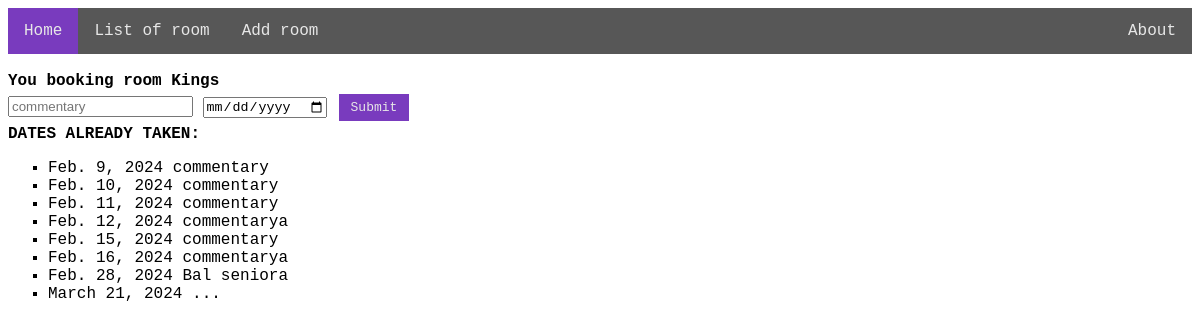
Page /room/reserve/1 on the committed database.
### RoomManager/models.py (models this page shows)
class Room(models.Model):
    room_name = models.CharField(max_length=255, unique=True)
    room_capacity = models.IntegerField()
    projector = models.BooleanField(default=False)

class RoomManager(models.Model):
    date = models.DateField()
    room_id = models.ForeignKey(Room, on_delete=models.CASCADE)
    commentary = models.TextField(blank=True)
    class Meta:
        unique_together = ('room_id', 'date')
        ordering = ('date',)

### RoomManager/views.py (the view, shortened to what this page needs)
# urls.py: path('room/reserve/<int:id>', views.RoomReserve.as_view(), name='RoomReserve'),
class RoomReserve(View):
    def get(self, request, id):
        room = Room.objects.get(id=id)
        today = date.today()
        return render(request, 'room_reserve.html', {'room': room, 'today': today})

### templates/room_reserve.html (shortened to what this page needs)
{% extends 'home.html' %}
{% block content %}
    {% load static %}
    <link rel="stylesheet" type="text/css" href="{% static 'css/main.css' %}">
    <form method="POST">
        <br>
        <strong>You booking room {{ room.room_name }}</strong>
        <br>
        <input type="text" name="commentary" value="" placeholder="commentary">
        <input type="date" name="date" value="today" min="{{ today }}">
        <input class="bnt" type="submit">
        <br>
        <strong>DATES ALREADY TAKEN:</strong>
        <ul>
            {% for room in room.roommanager_set.all %}
                <li>{{ room.date }} {{ room.commentary }}</li>
            {% endfor %}
        </ul>
    </form>
{% endblock %}

### RoomManager/static/css/main.css (style rules this page uses)
.bnt { background-color: #793bbe; border: none; color: #e7e7e7; padding: 6px 12px; text-decoraation: none; margin: 4px 2px; cursor: pointer; font-family: Monospaced, monospace; font-size: small; }
ul { font-family: Monospaced, monospace; list-style-type: square; }

### rows in the picture
Room: room_name "Kings"
RoomManager: date "Feb. 9, 2024", commentary "commentary"
RoomManager: date "Feb. 10, 2024", commentary "commentary"
RoomManager: date "Feb. 11, 2024", commentary "commentary"
RoomManager: date "Feb. 12, 2024", commentary "commentarya"
RoomManager: date "Feb. 15, 2024", commentary "commentary"
RoomManager: date "Feb. 16, 2024", commentary "commentarya"
RoomManager: date "Feb. 28, 2024", commentary "Bal seniora"
RoomManager: date "March 21, 2024", commentary "..."
